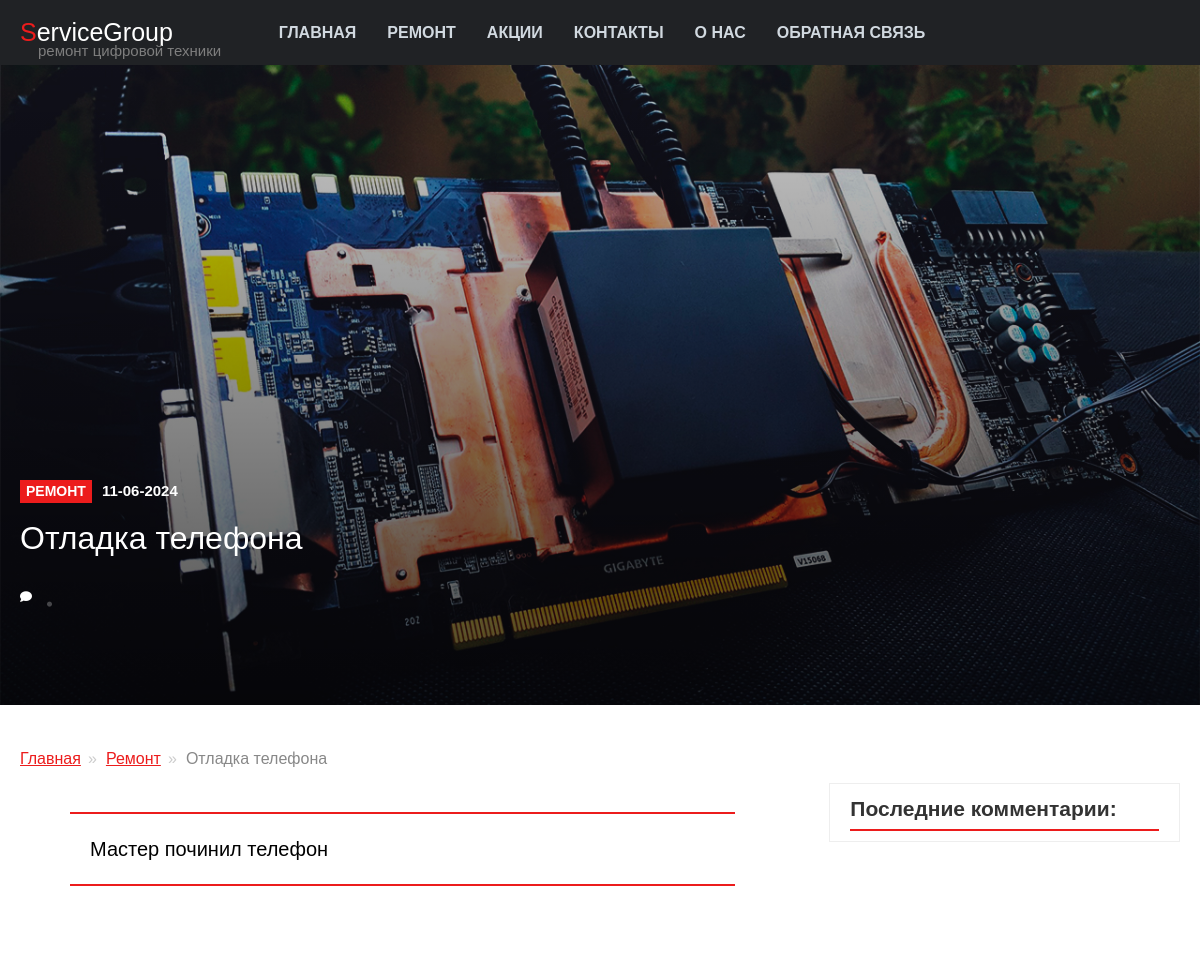
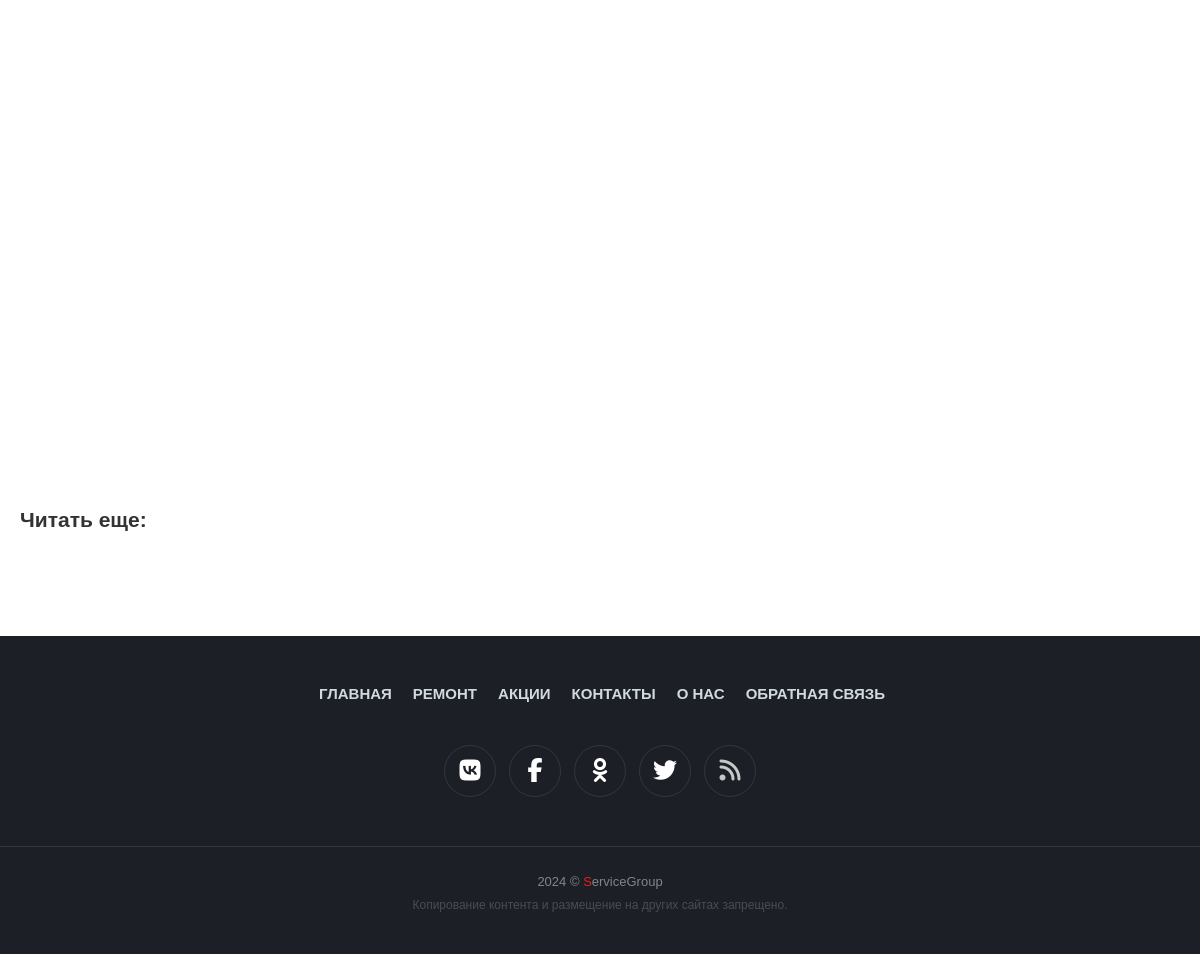
The app's page /posts/4/ with its own data (2 pictures, top to bottom).
### build/models.py (models this page shows, shortened)
class Build(models.Model):
	title = models.CharField(max_length=255, verbose_name = 'Заголовок')
	content = models.TextField(blank=True, verbose_name = 'Краткое содержание')
	photo = models.ImageField(upload_to="photos/%Y/%m/%d", verbose_name = 'Фото 33%')
	photoTi = models.ImageField(upload_to="photosTi/%Y/%m/%d", verbose_name = 'Фото 100%')
	video = models.TextField(blank=True, null=True, verbose_name = 'Видео')
	time_create = models.DateTimeField(auto_now_add=True,  verbose_name = 'Время публикации')
	class Meta:
		verbose_name = 'Ремонт'
		verbose_name_plural = 'Ремонт'
		ordering = ['-time_create']

### build/views.py (the view)
# urls.py: path('posts/<int:pk>/', posts.as_view(), name='posts'),
class posts(DetailView):
		model = Build
		template_name = 'build/posts.html'
		context_object_name = 'buil'

### build/templates/build/posts.html (shortened to what this page needs)
{% load static %}
<!DOCTYPE html>
<html lang="ru">
<head>
	{% load bootstrap5 %}
  {% bootstrap_css %}
	<link type="text/css" href="{% static "build/css/styles.css" %}" rel="stylesheet" />
	<link href="{% static 'fontawesomefree/css/fontawesome.css' %}" rel="stylesheet" type="text/css">
  <link href="{% static 'fontawesomefree/css/brands.css' %}" rel="stylesheet" type="text/css">
  <link href="{% static 'fontawesomefree/css/solid.css' %}" rel="stylesheet" type="text/css">
</head>
<header class="top-line">
	<a href="{{ site.baseurl }}" class="logo logo-litera">ServiceGroup</a><h1 class="logo-1">ремонт цифровой техники</h1>
	<nav class="main-menu top-menu">
		<ul>
			<li><a href="{% url 'home' %}"> Главная</a></li>
			<li><a href="{% url 'build' %}"> Ремонт</a></li>
			<li><a href="{% url 'sale' %}"> Акции</a></li>
			<li><a href="#link"> Контакты</a></li>
			<li><a href="{% url 'about' %}"> О нас</a></li>
			<li><a href="{% url 'feedback' %}"> Обратная связь</a></li>
		</ul>
	</nav>
</header>
<body>
	<header class="page-header overlay" style="background-image: url({{ buil.photoTi.url }})">
		<div class="page-header-content">
			<div class="container-fluid">
				<div class="row">
					<div class="col-lg-7 col-md-8">
						<div class="page-header-meta">
							<a href="{% url 'build' %}" class="page-category-link">Ремонт</a> <span class="date">{{buil.time_create|date:"d-m-Y"}}</span>
							<h1>{{ buil.title }}</h1>
							<div class="item-social">
								<div class="item-comments" title="Количество комментариев">
									<i class="fa fa-comment"></i><a href="{{ page.url }}#disqus_thread" class="item-comments-count"></a>
								</div>
								</div>
							</div>
						</div>
					</div>
				</div>
			</div>
	</header>
	<div class="article-content">
		<div class="container-fluid">
			<div class="row">
				<div class="col-md-8">
					<article class="main-article">
						<nav class="breadcrumbs">
							<ul>
								<li><a href="{% url 'home' %}">Главная</a></li>
								<li><a href="{% url 'build' %}">Ремонт</a></li>
								<li class="active">{{ buil.title }}</li>
							</ul>
						</nav>
						<div class="article-body">
							<blockquote>{{ buil.content }}</blockquote>
							{% autoescape off %}
							<div class="video">{{ buil.video }}</div>
							{% endautoescape %}
						</div>
						<div class="likely-on-page">
						</div>
						<div class="read-more">
							<div class="read-more-header">Читать еще:</div>
						</div>
						<div class="comments">
						</div>
					</article>
				</div>
				<div class="col-md-4">
					<aside class="main-aside">
						<div class="aside-box">
							<div class="latest-comments">
								<div class="lb-header">Последние комментарии:</div>
							</div>
						</div>
					</aside>
				</div>
			</div>
		</div>
	</div>
<footer class="main-footer">
	<div class="container">
		<nav class="main-menu footer-menu">
			<ul>
				<li><a href="{% url 'home' %}"> Главная</a></li>
				<li><a href="{% url 'build' %}"> Ремонт</a></li>
				<li><a href="{% url 'sale' %}"> Акции</a></li>
				<li><a href="#link"> Контакты</a></li>
				<li><a href="{% url 'about' %}"> О нас</a></li>
				<li><a href="{% url 'feedback' %}"> Обратная связь</a></li>
			</ul>
		</nav>
		<nav class="soc">
			<ul>
				<li><a href="https://vk.com/service45apple"><i class="fab fa-vk"></i></a></li>
				<li><a href="#"><i class="fab fa-facebook-f"></i></a></li>
				<li><a href="#"><i class="fab fa-odnoklassniki"></i></a></li>
				<li><a href="#"><i class="fab fa-twitter"></i></a></li>
				<li><a href="rss.xml"><i class="fa fa-rss"></i></a></li>
			</ul>
		</nav>
	</div>
</footer>
<footer class="bottom-footer">
	<div class="container text-center">
		<div class="footer-copy">2024 © <span class="logo-footer logo-litera">ServiceGroup</span> </div>
		<p>Копирование контента и размещение на других сайтах запрещено.</p>
	</div>
</footer>
</body>
</html>

### records on screen
Build: photoTi (picture), time_create "11-06-2024", title "Отладка телефона", content "Мастер починил телефон"
